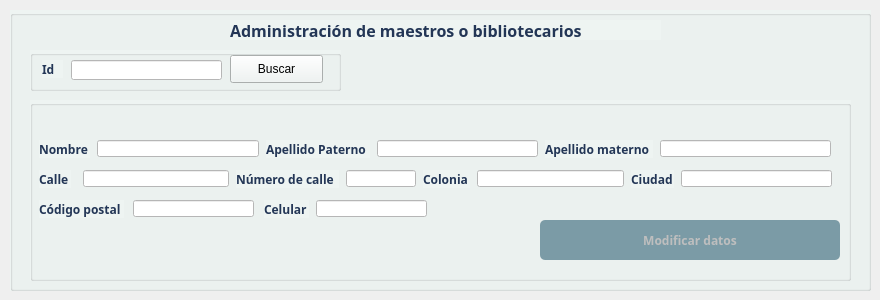
    <widget class="QWidget" name="tbUpdate">
     <attribute name="title">
      <string>Actualizar</string>
     </attribute>
     <widget class="QGroupBox" name="gbSecundaryUdpate">
      <property name="geometry">
       <rect>
        <x>10</x>
        <y>10</y>
        <width>861</width>
        <height>281</height>
       </rect>
      </property>
      <property name="font">
       <font>
        <family>Raleway</family>
        <pointsize>10</pointsize>
       </font>
      </property>
      <property name="styleSheet">
       <string notr="true">background-color: rgb(238, 244, 242);</string>
      </property>
      <property name="title">
       <string/>
      </property>
      <widget class="QLabel" name="label_2">
       <property name="geometry">
        <rect>
         <x>220</x>
         <y>10</y>
         <width>431</width>
         <height>20</height>
        </rect>
       </property>
       <property name="maximumSize">
        <size>
         <width>16777215</width>
         <height>20</height>
        </size>
       </property>
       <property name="font">
        <font>
         <family>Raleway</family>
         <pointsize>12</pointsize>
         <weight>75</weight>
         <bold>true</bold>
        </font>
       </property>
       <property name="styleSheet">
        <string notr="true">color: rgb(35, 54, 86);</string>
       </property>
       <property name="text">
        <string>Administración de maestros o bibliotecarios</string>
       </property>
      </widget>
      <widget class="QGroupBox" name="gbUpdate">
       <property name="enabled">
        <bool>false</bool>
       </property>
       <property name="geometry">
        <rect>
         <x>20</x>
         <y>90</y>
         <width>821</width>
         <height>181</height>
        </rect>
       </property>
       <property name="title">
        <string/>
       </property>
       <widget class="QLineEdit" name="lneMotherLastNameUdpate">
        <property name="geometry">
         <rect>
          <x>630</x>
          <y>40</y>
          <width>171</width>
          <height>17</height>
         </rect>
        </property>
        <property name="font">
         <font>
          <family>Raleway</family>
         </font>
        </property>
        <property name="styleSheet">
         <string notr="true">background-color: rgb(255, 255, 255);</string>
        </property>
        <property name="maxLength">
         <number>55</number>
        </property>
       </widget>
       <widget class="QLabel" name="lbPostalCodeUdpate">
        <property name="geometry">
         <rect>
          <x>9</x>
          <y>100</y>
          <width>85</width>
          <height>18</height>
         </rect>
        </property>
        <property name="font">
         <font>
          <family>Raleway</family>
          <weight>75</weight>
          <bold>true</bold>
         </font>
        </property>
        <property name="styleSheet">
         <string notr="true">color: rgb(35, 54, 86);</string>
        </property>
        <property name="text">
         <string>Código postal</string>
        </property>
       </widget>
       <widget class="QLineEdit" name="lneStreetUdpate">
        <property name="geometry">
         <rect>
          <x>53</x>
          <y>70</y>
          <width>146</width>
          <height>17</height>
         </rect>
        </property>
        <property name="font">
         <font>
          <family>Raleway</family>
         </font>
        </property>
        <property name="styleSheet">
         <string notr="true">background-color: rgb(255, 255, 255);</string>
        </property>
        <property name="maxLength">
         <number>110</number>
        </property>
       </widget>
       <widget class="QLineEdit" name="lneFirsNameUdpate">
        <property name="geometry">
         <rect>
          <x>67</x>
          <y>40</y>
          <width>162</width>
          <height>17</height>
         </rect>
        </property>
        <property name="font">
         <font>
          <family>Raleway</family>
         </font>
        </property>
        <property name="styleSheet">
         <string notr="true">background-color: rgb(255, 255, 255);</string>
        </property>
        <property name="maxLength">
         <number>55</number>
        </property>
       </widget>
       <widget class="QLabel" name="lbFatherLastNameUdpate">
        <property name="geometry">
         <rect>
          <x>515</x>
          <y>40</y>
          <width>108</width>
          <height>18</height>
         </rect>
        </property>
        <property name="font">
         <font>
          <family>Raleway</family>
          <weight>75</weight>
          <bold>true</bold>
         </font>
        </property>
        <property name="styleSheet">
         <string notr="true">color: rgb(35, 54, 86);</string>
        </property>
        <property name="text">
         <string>Apellido materno</string>
        </property>
       </widget>
       <widget class="QLineEdit" name="lneColonyUdpate">
        <property name="geometry">
         <rect>
          <x>447</x>
          <y>70</y>
          <width>147</width>
          <height>17</height>
         </rect>
        </property>
        <property name="font">
         <font>
          <family>Raleway</family>
         </font>
        </property>
        <property name="styleSheet">
         <string notr="true">background-color: rgb(255, 255, 255);</string>
        </property>
        <property name="maxLength">
         <number>55</number>
        </property>
       </widget>
       <widget class="QLineEdit" name="lneCityUdpate">
        <property name="geometry">
         <rect>
          <x>651</x>
          <y>70</y>
          <width>151</width>
          <height>17</height>
         </rect>
        </property>
        <property name="font">
         <font>
          <family>Raleway</family>
         </font>
        </property>
        <property name="styleSheet">
         <string notr="true">background-color: rgb(255, 255, 255);</string>
        </property>
        <property name="maxLength">
         <number>60</number>
        </property>
       </widget>
       <widget class="QLabel" name="lbStreetNumberUdpate">
        <property name="geometry">
         <rect>
          <x>206</x>
          <y>70</y>
          <width>103</width>
          <height>18</height>
         </rect>
        </property>
        <property name="font">
         <font>
          <family>Raleway</family>
          <weight>75</weight>
          <bold>true</bold>
         </font>
        </property>
        <property name="styleSheet">
         <string notr="true">color: rgb(35, 54, 86);</string>
        </property>
        <property name="text">
         <string>Número de calle</string>
        </property>
       </widget>
       <widget class="QLabel" name="lbCellphoneUdpate">
        <property name="geometry">
         <rect>
          <x>234</x>
          <y>100</y>
          <width>45</width>
          <height>18</height>
         </rect>
        </property>
        <property name="font">
         <font>
          <family>Raleway</family>
          <weight>75</weight>
          <bold>true</bold>
         </font>
        </property>
        <property name="styleSheet">
         <string notr="true">color: rgb(35, 54, 86);</string>
        </property>
        <property name="text">
         <string>Celular</string>
        </property>
       </widget>
       <widget class="QLineEdit" name="lneStreetNumberUdpate">
        <property name="geometry">
         <rect>
          <x>316</x>
          <y>70</y>
          <width>70</width>
          <height>17</height>
         </rect>
        </property>
        <property name="maximumSize">
         <size>
          <width>70</width>
          <height>16777215</height>
         </size>
        </property>
        <property name="font">
         <font>
          <family>Raleway</family>
         </font>
        </property>
        <property name="styleSheet">
         <string notr="true">background-color: rgb(255, 255, 255);</string>
        </property>
        <property name="maxLength">
         <number>6</number>
        </property>
       </widget>
       <widget class="QLabel" name="lbMotherLastNameUdpate">
        <property name="geometry">
         <rect>
          <x>236</x>
          <y>40</y>
          <width>104</width>
          <height>18</height>
         </rect>
        </property>
        <property name="font">
         <font>
          <family>Raleway</family>
          <weight>75</weight>
          <bold>true</bold>
         </font>
        </property>
        <property name="styleSheet">
         <string notr="true">color: rgb(35, 54, 86);</string>
        </property>
        <property name="text">
         <string>Apellido Paterno</string>
        </property>
       </widget>
       <widget class="QLabel" name="lbStreetUdpate">
        <property name="geometry">
         <rect>
          <x>9</x>
          <y>70</y>
          <width>32</width>
          <height>18</height>
         </rect>
        </property>
        <property name="font">
         <font>
          <family>Raleway</family>
          <weight>75</weight>
          <bold>true</bold>
         </font>
        </property>
        <property name="styleSheet">
         <string notr="true">color: rgb(35, 54, 86);</string>
        </property>
        <property name="text">
         <string>Calle</string>
        </property>
       </widget>
       <widget class="QPushButton" name="pbInsertUdpate">
        <property name="geometry">
         <rect>
          <x>510</x>
          <y>120</y>
          <width>300</width>
          <height>40</height>
         </rect>
        </property>
        <property name="minimumSize">
         <size>
          <width>300</width>
          <height>40</height>
         </size>
        </property>
        <property name="maximumSize">
         <size>
          <width>150</width>
          <height>100</height>
         </size>
        </property>
        <property name="font">
         <font>
          <family>Raleway</family>
          <weight>75</weight>
          <bold>true</bold>
         </font>
        </property>
        <property name="styleSheet">
         <string notr="true">QPushButton#pbInsertUdpate {
background-color: rgb(123, 155, 166);
border-radius: 5px;
 }

 QPushButton#pbInsertUdpate:hover {
background-color: rgb(65, 91, 118);
color:  rgb(255, 255, 255);
 }</string>
        </property>
        <property name="text">
         <string>Modificar datos</string>
        </property>
        <property name="icon">
         <iconset resource="images.qrc">
          <normaloff>:/update_contact_info.ico</normaloff>:/update_contact_info.ico</iconset>
        </property>
        <property name="iconSize">
         <size>
          <width>50</width>
          <height>40</height>
         </size>
        </property>
       </widget>
       <widget class="QLineEdit" name="lnePostalCodeUdpate">
        <property name="geometry">
         <rect>
          <x>103</x>
          <y>100</y>
          <width>121</width>
          <height>17</height>
         </rect>
        </property>
        <property name="font">
         <font>
          <family>Raleway</family>
         </font>
        </property>
        <property name="styleSheet">
         <string notr="true">background-color: rgb(255, 255, 255);</string>
        </property>
        <property name="maxLength">
         <number>6</number>
        </property>
       </widget>
       <widget class="QLabel" name="lbCityUdpate">
        <property name="geometry">
         <rect>
          <x>601</x>
          <y>70</y>
          <width>43</width>
          <height>18</height>
         </rect>
        </property>
        <property name="font">
         <font>
          <family>Raleway</family>
          <weight>75</weight>
          <bold>true</bold>
         </font>
        </property>
        <property name="styleSheet">
         <string notr="true">color: rgb(35, 54, 86);</string>
        </property>
        <property name="text">
         <string>Ciudad</string>
        </property>
       </widget>
       <widget class="QLabel" name="lbColonyUdpate">
        <property name="geometry">
         <rect>
          <x>393</x>
          <y>70</y>
          <width>47</width>
          <height>18</height>
         </rect>
        </property>
        <property name="font">
         <font>
          <family>Raleway</family>
          <weight>75</weight>
          <bold>true</bold>
         </font>
        </property>
        <property name="styleSheet">
         <string notr="true">color: rgb(35, 54, 86);</string>
        </property>
        <property name="text">
         <string>Colonia</string>
        </property>
       </widget>
       <widget class="QLabel" name="lbNameUdpate">
        <property name="geometry">
         <rect>
          <x>9</x>
          <y>40</y>
          <width>51</width>
          <height>18</height>
         </rect>
        </property>
        <property name="font">
         <font>
          <family>Raleway</family>
          <weight>75</weight>
          <bold>true</bold>
         </font>
        </property>
        <property name="styleSheet">
         <string notr="true">color: rgb(35, 54, 86);</string>
        </property>
        <property name="text">
         <string>Nombre</string>
        </property>
       </widget>
       <widget class="QLineEdit" name="lneCellphoneUdpate">
        <property name="geometry">
         <rect>
          <x>286</x>
          <y>100</y>
          <width>111</width>
          <height>17</height>
         </rect>
        </property>
        <property name="font">
         <font>
          <family>Raleway</family>
         </font>
        </property>
        <property name="styleSheet">
         <string notr="true">background-color: rgb(255, 255, 255);</string>
        </property>
        <property name="maxLength">
         <number>10</number>
        </property>
       </widget>
       <widget class="QLineEdit" name="lneFatherLastNameUdpate">
        <property name="geometry">
         <rect>
          <x>347</x>
          <y>40</y>
          <width>161</width>
          <height>17</height>
         </rect>
        </property>
        <property name="font">
         <font>
          <family>Raleway</family>
         </font>
        </property>
        <property name="styleSheet">
         <string notr="true">background-color: rgb(255, 255, 255);</string>
        </property>
        <property name="maxLength">
         <number>55</number>
        </property>
       </widget>
      </widget>
      <widget class="QGroupBox" name="gbId">
       <property name="geometry">
        <rect>
         <x>20</x>
         <y>40</y>
         <width>311</width>
         <height>41</height>
        </rect>
       </property>
       <property name="title">
        <string/>
       </property>
       <widget class="QLineEdit" name="lneIdUdpate">
        <property name="geometry">
         <rect>
          <x>41</x>
          <y>10</y>
          <width>151</width>
          <height>20</height>
         </rect>
        </property>
        <property name="font">
         <font>
          <family>Raleway</family>
         </font>
        </property>
        <property name="styleSheet">
         <string notr="true">background-color: rgb(255, 255, 255);</string>
        </property>
        <property name="maxLength">
         <number>55</number>
        </property>
       </widget>
       <widget class="QLabel" name="lbIdUdpate">
        <property name="geometry">
         <rect>
          <x>12</x>
          <y>10</y>
          <width>21</width>
          <height>18</height>
         </rect>
        </property>
        <property name="font">
         <font>
          <family>Raleway</family>
          <weight>75</weight>
          <bold>true</bold>
         </font>
        </property>
        <property name="styleSheet">
         <string notr="true">color: rgb(35, 54, 86);</string>
        </property>
        <property name="text">
         <string>Id</string>
        </property>
       </widget>
       <widget class="QPushButton" name="pbUpdate">
        <property name="geometry">
         <rect>
          <x>200</x>
          <y>5</y>
          <width>93</width>
          <height>28</height>
         </rect>
        </property>
        <property name="text">
         <string>Buscar</string>
        </property>
       </widget>
      </widget>
     </widget>
    </widget>
